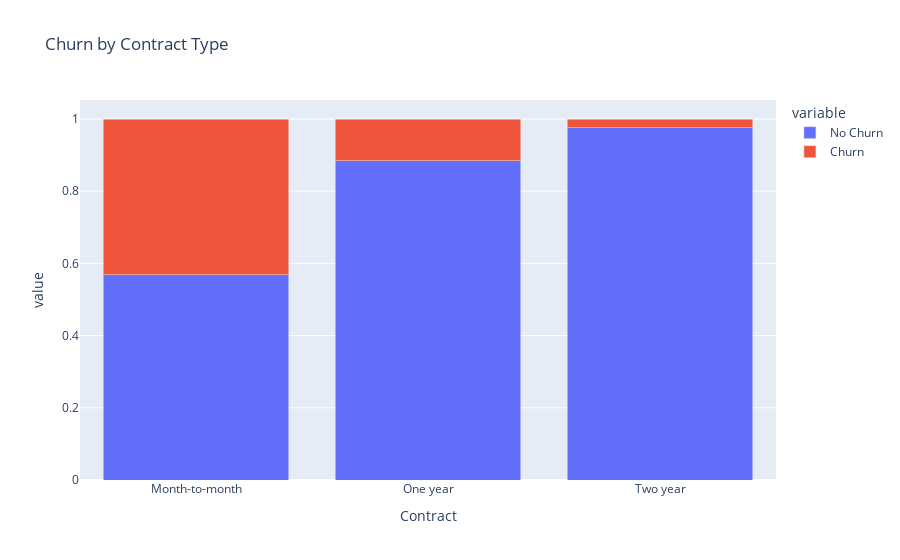

Write notebook code for a chart like this one.
### Markdown cell above
#### The scatter plot visualizes the relationship between churn and monthly charges. It allows us to observe whether there is any noticeable pattern or trend between higher charges and churn. It can help identify if customers with higher monthly charges are more likely to churn. This shows that charges between 70 to 110 have a higher chance to churn and also not churn which means no noticeable patterns

### Code cell
# Churn and contract information - Contract
# Analyzing the Churn Rate by Contract to observe any patterns associated with churn
contract_churn = training_data.groupby('Contract')['Churn'].value_counts(normalize=True).unstack().reset_index()
contract_churn.rename(columns={'No': 'No Churn', 'Yes': 'Churn'}, inplace=True)

fig = px.bar(contract_churn, x='Contract', y=['No Churn', 'Churn'], barmode='stack', title='Churn by Contract Type')
fig.show()

### Figure 1 — Plotly figure (JSON) as saved in the notebook; plotly's stock layout.template omitted (floating-point values rounded to 4 significant figures)
{"data": [{"alignmentgroup": "True", "hovertemplate": "variable=No Churn<br>Contract=%{x}<br>value=%{y}<extra></extra>", "legendgroup": "No Churn", "marker": {"color": "#636efa", "pattern": {"shape": ""}}, "name": "No Churn", "offsetgroup": "No Churn", "orientation": "v", "showlegend": true, "textposition": "auto", "type": "bar", "x": ["Month-to-month", "One year", "Two year"], "xaxis": "x", "y": [0.5685, 0.8844, 0.9759], "yaxis": "y"}, {"alignmentgroup": "True", "hovertemplate": "variable=Churn<br>Contract=%{x}<br>value=%{y}<extra></extra>", "legendgroup": "Churn", "marker": {"color": "#EF553B", "pattern": {"shape": ""}}, "name": "Churn", "offsetgroup": "Churn", "orientation": "v", "showlegend": true, "textposition": "auto", "type": "bar", "x": ["Month-to-month", "One year", "Two year"], "xaxis": "x", "y": [0.4315, 0.1156, 0.02412], "yaxis": "y"}], "layout": {"barmode": "stack", "legend": {"title": {"text": "variable"}, "tracegroupgap": 0}, "title": {"text": "Churn by Contract Type"}, "xaxis": {"anchor": "y", "domain": [0, 1], "title": {"text": "Contract"}}, "yaxis": {"anchor": "x", "domain": [0, 1], "title": {"text": "value"}}}}
